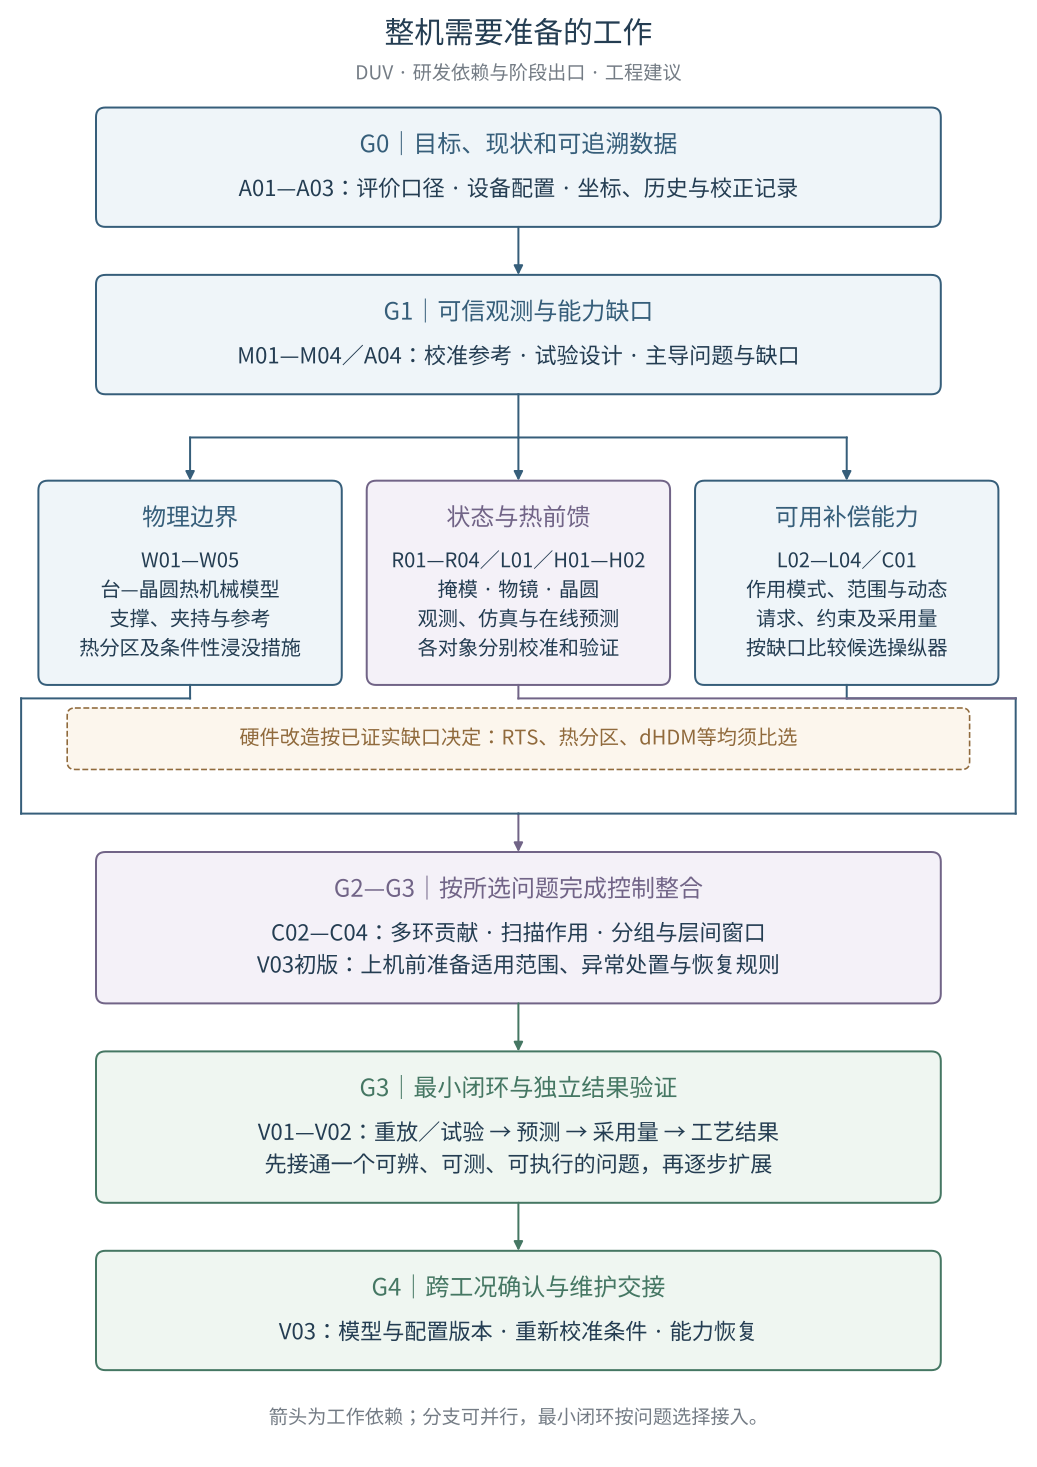

The script that saved this image:
"""Render the proposed DUV preparation work and dependencies, not a machine diagram.

Requires Matplotlib, fontconfig, and Noto Sans CJK SC. The SVG embeds glyphs.
Run with --preview-dir to save a PNG and measured layout checks to ignored work/.
"""
import argparse
import json
from pathlib import Path
import subprocess

import matplotlib
matplotlib.use('Agg')
import matplotlib.pyplot as plt
from matplotlib.backends.backend_agg import RendererAgg
from matplotlib.font_manager import FontProperties
from matplotlib.patches import FancyArrowPatch, FancyBboxPatch

DPI, WIDTH, PAD = 100, 1080, 22
FONT = subprocess.check_output(['fc-match', '-f', '%{file}', 'Noto Sans CJK SC'], text=True).strip()
METRICS = RendererAgg(WIDTH, 2200, DPI)
BLUE, PURPLE, GREEN, GRAY, ORANGE = '#365E7A', '#716487', '#457763', '#747C85', '#906A3C'

def font(px):
    return FontProperties(fname=FONT, size=px * 72 / DPI)

def wrap(text, available, px):
    lines = []
    for paragraph in text.split('\n'):
        current = ''
        for char in paragraph:
            if current and METRICS.get_text_width_height_descent(current + char, font(px), False)[0] > available:
                lines.append(current)
                current = char
            else:
                current += char
        lines.append(current)
    return lines

def node(x, y, w, title, body, color=BLUE, fill='#EFF5F9', size=23):
    titles, lines = wrap(title, w-2*PAD, 25), wrap(body, w-2*PAD, size)
    h = 2*PAD + len(titles)*35 + 12 + len(lines)*size*1.45
    return dict(x=x, y=y, w=w, h=h, title=titles, lines=lines, color=color, fill=fill, size=size)

def bottom(n): return n['y']+n['h']
def cx(n): return n['x']+n['w']/2

def build(preview_dir=None):
    plt.rcParams.update({'svg.fonttype':'path', 'svg.hashsalt':'duv-preparation-v1'})
    a=node(100,112,880,'G0｜目标、现状和可追溯数据','A01—A03：评价口径 · 设备配置 · 坐标、历史与校正记录')
    b=node(100,bottom(a)+50,880,'G1｜可信观测与能力缺口','M01—M04／A04：校准参考 · 试验设计 · 主导问题与缺口')
    row=bottom(b)+90
    cards=[
        node(40,row,316,'物理边界','W01—W05\n台—晶圆热机械模型\n支撑、夹持与参考\n热分区及条件性浸没措施',size=21),
        node(382,row,316,'状态与热前馈','R01—R04／L01／H01—H02\n掩模 · 物镜 · 晶圆\n观测、仿真与在线预测\n各对象分别校准和验证',PURPLE,'#F4F1F8',21),
        node(724,row,316,'可用补偿能力','L02—L04／C01\n作用模式、范围与动态\n请求、约束及采用量\n按缺口比较候选操纵器',size=21),
    ]
    h=max(n['h'] for n in cards)
    for n in cards: n['h']=h
    note_y=bottom(cards[0])+24
    integrate=node(100,note_y+150,880,'G2—G3｜按所选问题完成控制整合','C02—C04：多环贡献 · 扫描作用 · 分组与层间窗口\nV03初版：上机前准备适用范围、异常处置与恢复规则',PURPLE,'#F4F1F8')
    verify=node(100,bottom(integrate)+50,880,'G3｜最小闭环与独立结果验证','V01—V02：重放／试验 → 预测 → 采用量 → 工艺结果\n先接通一个可辨、可测、可执行的问题，再逐步扩展',GREEN,'#EFF6F1')
    sustain=node(100,bottom(verify)+50,880,'G4｜跨工况确认与维护交接','V03：模型与配置版本 · 重新校准条件 · 能力恢复',GREEN,'#EFF6F1')
    nodes=[a,b,*cards,integrate,verify,sustain]
    height=bottom(sustain)+100
    fig,ax=plt.subplots(figsize=(WIDTH/DPI,height/DPI),dpi=DPI)
    fig.subplots_adjust(0,0,1,1);ax.set_xlim(0,WIDTH);ax.set_ylim(height,0);ax.axis('off')
    texts=[];routes=[]
    def label(x,y,text,px,color='#243D52',owner=None):
        artist=ax.text(x,y,text,ha='center',va='center',fontproperties=font(px),color=color)
        texts.append((artist,owner))
    def route(points,color=BLUE,arrow=True):
        routes.append(points)
        for i,(p,q) in enumerate(zip(points,points[1:])):
            if arrow and i==len(points)-2:
                ax.add_patch(FancyArrowPatch(p,q,arrowstyle='-|>',mutation_scale=14,color=color,linewidth=1.5,shrinkA=0,shrinkB=0))
            else: ax.plot([p[0],q[0]],[p[1],q[1]],color=color,linewidth=1.5)
    label(540,36,'整机需要准备的工作',31)
    label(540,77,'DUV · 研发依赖与阶段出口 · 工程建议',20,GRAY)
    for n in nodes:
        ax.add_patch(FancyBboxPatch((n['x'],n['y']),n['w'],n['h'],boxstyle='round,pad=0,rounding_size=10',linewidth=1.5,edgecolor=n['color'],facecolor=n['fill']))
        y=n['y']+PAD
        for t in n['title']:
            label(cx(n),y+17.5,t,25,n['color'],n);y+=35
        y+=12
        for t in n['lines']:
            label(cx(n),y+n['size']*.725,t,n['size'],owner=n);y+=n['size']*1.45
    route([(540,bottom(a)),(540,b['y'])])
    bus=bottom(b)+45
    route([(540,bottom(b)),(540,bus)],arrow=False)
    route([(cx(cards[0]),bus),(cx(cards[-1]),bus)],arrow=False)
    for n in cards: route([(cx(n),bus),(cx(n),n['y'])])
    # A conditional-design note, visually separate from the required sequence.
    ax.add_patch(FancyBboxPatch((70,note_y),940,64,boxstyle='round,pad=0,rounding_size=8',edgecolor=ORANGE,facecolor='#FCF6ED',linewidth=1.2,linestyle='--'))
    label(540,note_y+32,'硬件改造按已证实缺口决定：RTS、热分区、dHDM等均须比选',21,ORANGE)
    # Routes use the external margins so they do not imply the note is mandatory.
    left,right=22,1058; join=note_y+110
    route([(cx(cards[0]),bottom(cards[0])),(cx(cards[0]),note_y-10),(left,note_y-10),(left,join),(540,join)],arrow=False)
    route([(cx(cards[-1]),bottom(cards[-1])),(cx(cards[-1]),note_y-10),(right,note_y-10),(right,join),(540,join)],arrow=False)
    # Middle branch joins through the same right margin above the conditional note.
    route([(540,bottom(cards[1])),(540,note_y-10),(right,note_y-10)],PURPLE,arrow=False)
    route([(540,join),(540,integrate['y'])],PURPLE)
    route([(540,bottom(integrate)),(540,verify['y'])],GREEN)
    route([(540,bottom(verify)),(540,sustain['y'])],GREEN)
    label(540,height-50,'箭头为工作依赖；分支可并行，最小闭环按问题选择接入。',20,GRAY)
    fig.canvas.draw();renderer=fig.canvas.get_renderer();margins=[];bounds=[]
    for t,n in texts:
        rect=t.get_window_extent(renderer).transformed(ax.transData.inverted());x0,x1=rect.x0,rect.x1;y0,y1=sorted([rect.y0,rect.y1])
        assert 0<=x0<x1<=WIDTH and 0<=y0<y1<=height,t.get_text()
        bounds.append((x0,y0,x1,y1,t.get_text()))
        if n:
            margin=min(x0-n['x'],n['x']+n['w']-x1,y0-n['y'],bottom(n)-y1);margins.append(margin);assert margin>=PAD-1,(t.get_text(),margin)
    for i,n in enumerate(nodes):
        for m in nodes[i+1:]:
            assert not(max(n['x'],m['x'])<min(n['x']+n['w'],m['x']+m['w']) and max(n['y'],m['y'])<min(bottom(n),bottom(m)))
    for points in routes:
        for (x1,y1),(x2,y2) in zip(points,points[1:]):
            for x0,y0,x3,y3,text in bounds:
                hit=(y1==y2 and y0<y1<y3 and max(min(x1,x2),x0)<min(max(x1,x2),x3)) or (x1==x2 and x0<x1<x3 and max(min(y1,y2),y0)<min(max(y1,y2),y3))
                assert not hit,text
    output=Path(__file__).with_suffix('.svg');fig.savefig(output,format='svg',metadata={'Date':None})
    output.write_text('\n'.join(line.rstrip() for line in output.read_text().splitlines())+'\n')
    checks={'width':WIDTH,'height':round(height,2),'nodes':len(nodes),'text_overflow':0,'minimum_text_margin_px':round(min(margins),2),'node_overlap':0,'connector_text_crossings':0,'smallest_font_px':20,'meaning':'Proposed work dependencies, not a physical system diagram'}
    if preview_dir:
        preview_dir=Path(preview_dir);preview_dir.mkdir(parents=True,exist_ok=True)
        fig.savefig(preview_dir/'work-roadmap.png',dpi=DPI)
        (preview_dir/'layout-check.json').write_text(json.dumps(checks,ensure_ascii=False,indent=2)+'\n')
    plt.close(fig);print(json.dumps(checks,ensure_ascii=False))

if __name__=='__main__':
    p=argparse.ArgumentParser(description=__doc__);p.add_argument('--preview-dir',type=Path);build(p.parse_args().preview_dir)
